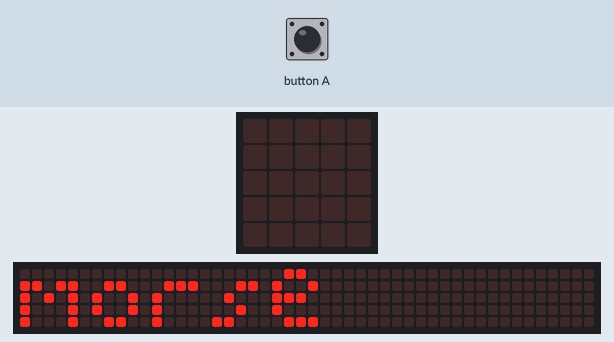
Simulated run of this program. Board: BBC micro:bit running MicroPython. Parts: the board's 5×5 LED display, a strip that is not on the board, showing the scrolling text unrolled. The test bench sets the inputs (shaded band). Dim RGB values are drawn brighter than linear; the 48×5 strip is a reading aid, not a part: it shows the text the display is scrolling, unrolled, one strip-width of it at a time.

Above: at 17.49 s.
19.0 s: button A pressed for 0.15 s
At 19.5 s:
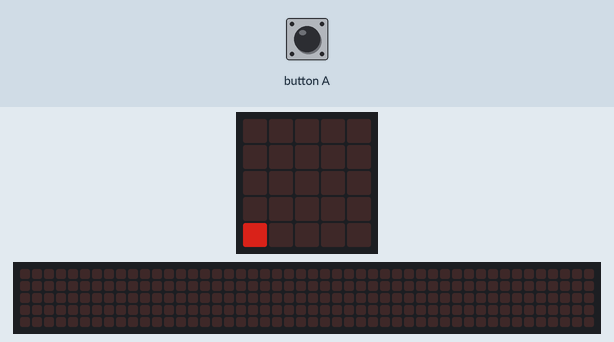
19.7 s: button A pressed for 1 s
At 21.1 s:
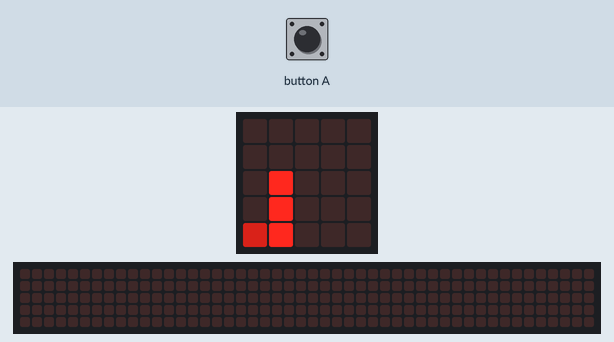
21.3 s: button A pressed for 0.15 s
At 21.8 s:
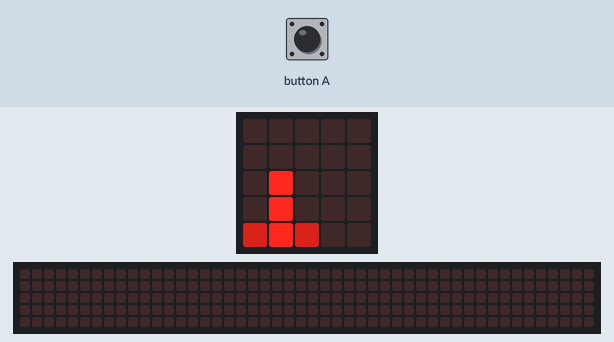
22.0 s: button A pressed for 3.2 s
At 25.6 s:
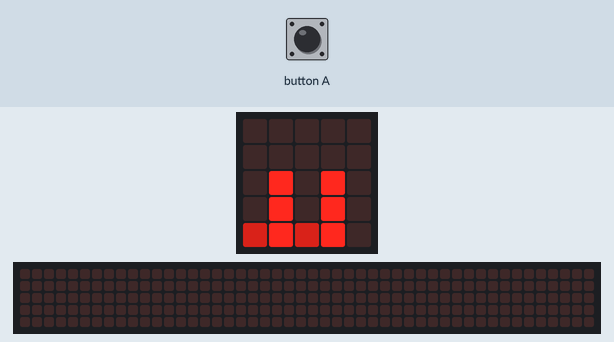
25.8 s: button A pressed for 0.15 s
At 26.4 s:
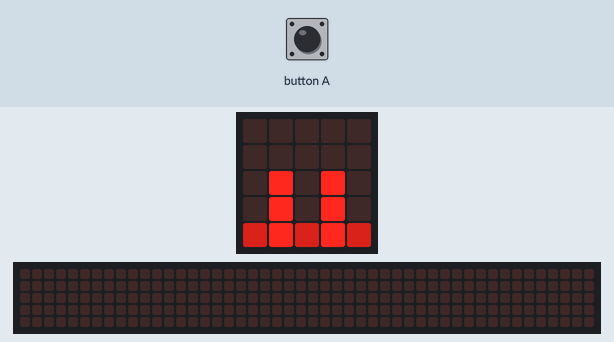
28.5 s: button A pressed for 1 s
At 29.9 s:
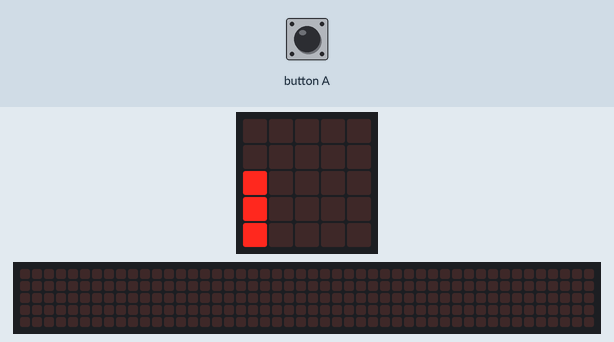

The program:

morsebit.py
```python
# deze lijn zullen we bijna altijd gebruiken omdat we microbit programmeren:
from microbit import *

# globale variable "signaal" houdt bij of we knop aan het indrukken zijn
signaal = False

# globale variable "laatste" houdt 2 getallen bij: wanneer we de knop
# hebben ingedrukt, en wanneer we de knop hebben losgelaten
laatste = [0, 0]

# globale variabele "tempo" duidt aan in milliseconden hoe lang je
# knop maximaal mag indrukken zodat het signaal als "kort" wordt beschouwd
tempo = 300

# globale variabele "pause" duidt aan dat als je 600 milliseconden
# niks doet, is de morse code compleet en zal Micro:Bit ze vertalen
pause = 600

# globale variable "helptime" duidt aan dat als je 5 seconden niks doet,
# dan toont Micro:Bit een help tekstje
helptime = 5000

# in globale variabele "letter" houden we bij welke codes we tot nu toe
# ontvangen hebben, met punten en streepjes (".-")
letter = ""

# deze globale variabele is een dictionary. Als we zoeken op ".-" krijgen we
# als resultaat "a". Super-handig voor vertalingen en coderen!
translations = {".-": "a",
    "-...": "b",
    "-.-.": "c",
    "-..": "d",
    ".": "e",
    "..-.": "f",
    "--.": "g",
    "....": "h",
    "..": "i",
    ".---": "j",
    "-.-": "k",
    ".-..": "l",
    "--": "m",
    "-.": "n",
    "---": "o",
    ".--.": "p",
    "--.-": "q",
    ".-.": "r",
    "...": "s",
    "-": "t",
    "..-": "u",
    "...-": "v",
    ".--": "w",
    "-..-": "x",
    "-.--": "y",
    "--..": "z"
    }

# hier definieren we een functie die een puntje zet
def showDot(x):
    display.set_pixel(x, 4, 5)

# hier definieren we een functie die een streep trekt
def showDash(x):
    display.set_pixel(x, 4, 9)
    display.set_pixel(x, 3, 9)
    display.set_pixel(x, 2, 9)

# hier definieren we een functie die punten en strepen toont
def showMorse(char):
    display.clear()
    i=0
    for bit in char:
        if (bit == "-"):
            showDash(i)
        else:
            showDot(i)
        i+=1
    return

def translate(fullCode):
    if (fullCode in translations):
        display.scroll(translations[fullCode])
    else:
        display.scroll("?")
    return

# deze functie slaat het tijdstip op waarop de button werd ingeduwd
def button_pressed():
    global signaal # duidt aan dat we de globale variable "signaal" willen veranderen
    global laatste # duidt aan dat we de globale variable "laatste" willen veranderen
    signaal = not signaal
    laatste[int(signaal)] = running_time()
    return

# deze functie kijkt hoelang de knop werd ingeduwd en voegt dan een "." of "-"
# toe aan de huidige letter-code
def button_released():
    global signaal
    global laatste
    global letter
    signaal = not signaal
    #kort of lang signaal?
    if ((running_time() - laatste[1]) < tempo):
        letter += "."
    else:
        letter += "-"
    laatste[int(signaal)] = running_time()
    showMorse(letter)
    return

# deze functie wordt elke keer opnieuw opgeroepen als we geen knoppen induwen.
# daardoor kunnen we na een tijdje beslissen om de morse code te vertalen
# of, na een langere tijd, om een help tekst te tonen
def button_nothing():
    global laatste
    global letter
    #bereken hoe lang het geleden is dat de laatste knop werd losgelaten
    not_pressed = running_time() - laatste[0]
    if (len(letter) == 0):
        #als het al heeel lang geleden is, tonen we helptekst:
        if (not_pressed > helptime):
            display.scroll("use button A to tap morse", delay=100)
            laatste[0] = running_time()
    elif (not_pressed > pause):
        #als er een korte pauze was, is de morse-code compleet en vertalen we ze
        translate(letter)
        letter = ""  # letter leegmaken zodat we opnieuw kunnen beginnen
        laatste[0] = running_time()
    return

# nu alle definities achter de rug zijn, begint hier ons "echte" programma:
while True:
    if (button_a.is_pressed() and not signaal):
        button_pressed()
    elif (signaal and not button_a.is_pressed()):
        button_released()
    elif (not signaal and not button_a.is_pressed()):
        button_nothing()
```

Measured:
- after the input at 19.0 s, the display: changes after 0.15 s (image 1)
- after the input at 19.7 s, the display: changes after 1.0 s (image 2)
- after the input at 21.3 s, the display: changes after 0.19 s (image 3)
- after the input at 22.0 s, the display: changes after 3.2 s (image 4)
- after the input at 25.8 s, the display: changes after 0.19 s (image 5)
- after the input at 28.5 s, the display: changes after 1.0 s (image 6)
- what the display in image 5 shows lasts 0.6 s, from 26.0 s to 26.6 s
